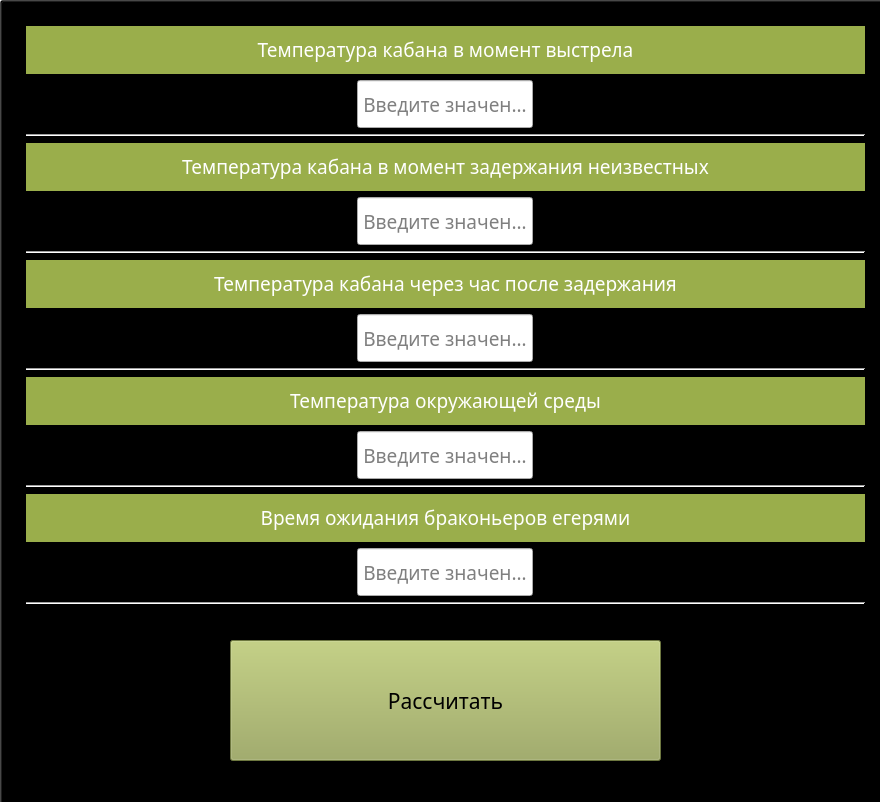
<?xml version="1.0" encoding="UTF-8"?>
<ui version="4.0">
 <class>MainWindow</class>
 <widget class="QMainWindow" name="MainWindow">
  <property name="geometry">
   <rect>
    <x>0</x>
    <y>0</y>
    <width>880</width>
    <height>802</height>
   </rect>
  </property>
  <property name="windowTitle">
   <string>MainWindow</string>
  </property>
  <property name="autoFillBackground">
   <bool>false</bool>
  </property>
  <property name="styleSheet">
   <string notr="true">#centralwidget {
    background-image: url(:/лес-1.jpg) no-repeat;
}
</string>
  </property>
  <widget class="QWidget" name="centralwidget">
   <widget class="QPushButton" name="dark_background_button">
    <property name="geometry">
     <rect>
      <x>0</x>
      <y>0</y>
      <width>941</width>
      <height>951</height>
     </rect>
    </property>
    <property name="styleSheet">
     <string notr="true">background-color: rgba(0, 0, 0, 100);</string>
    </property>
    <property name="text">
     <string>PushButton</string>
    </property>
   </widget>
   <widget class="QWidget" name="verticalLayoutWidget_2">
    <property name="geometry">
     <rect>
      <x>230</x>
      <y>640</y>
      <width>431</width>
      <height>121</height>
     </rect>
    </property>
    <layout class="QVBoxLayout" name="verticalLayout_6">
     <item>
      <widget class="QPushButton" name="button_get_answer">
       <property name="sizePolicy">
        <sizepolicy hsizetype="Minimum" vsizetype="Minimum">
         <horstretch>0</horstretch>
         <verstretch>0</verstretch>
        </sizepolicy>
       </property>
       <property name="font">
        <font>
         <family>Comfortaa</family>
         <pointsize>16</pointsize>
         <weight>50</weight>
         <italic>false</italic>
         <bold>false</bold>
        </font>
       </property>
       <property name="styleSheet">
        <string notr="true">font: 16pt &quot;Comfortaa&quot;;
background-color: rgb(153, 167, 88);</string>
       </property>
       <property name="text">
        <string>Рассчитать</string>
       </property>
      </widget>
     </item>
    </layout>
   </widget>
   <widget class="QWidget" name="verticalLayoutWidget">
    <property name="geometry">
     <rect>
      <x>10</x>
      <y>10</y>
      <width>871</width>
      <height>611</height>
     </rect>
    </property>
    <layout class="QVBoxLayout" name="verticalLayout_5">
     <property name="leftMargin">
      <number>16</number>
     </property>
     <property name="topMargin">
      <number>16</number>
     </property>
     <property name="rightMargin">
      <number>16</number>
     </property>
     <property name="bottomMargin">
      <number>16</number>
     </property>
     <item>
      <widget class="QLabel" name="temperature0_label">
       <property name="font">
        <font>
         <family>Comfortaa</family>
         <pointsize>14</pointsize>
         <weight>50</weight>
         <italic>false</italic>
         <bold>false</bold>
        </font>
       </property>
       <property name="styleSheet">
        <string notr="true">background-color: rgb(154, 174, 75);
font: 14pt &quot;Comfortaa&quot;;</string>
       </property>
       <property name="text">
        <string>&lt;html&gt;&lt;head/&gt;&lt;body&gt;&lt;p&gt;&lt;span style=&quot; color:#ffffff;&quot;&gt;Температура кабана в момент выстрела&lt;/span&gt;&lt;/p&gt;&lt;/body&gt;&lt;/html&gt;</string>
       </property>
       <property name="alignment">
        <set>Qt::AlignCenter</set>
       </property>
      </widget>
     </item>
     <item alignment="Qt::AlignHCenter">
      <widget class="QLineEdit" name="temperature0_lineEdit">
       <property name="sizePolicy">
        <sizepolicy hsizetype="Minimum" vsizetype="Minimum">
         <horstretch>0</horstretch>
         <verstretch>0</verstretch>
        </sizepolicy>
       </property>
       <property name="maximumSize">
        <size>
         <width>300</width>
         <height>300</height>
        </size>
       </property>
       <property name="font">
        <font>
         <family>Comfortaa</family>
         <pointsize>14</pointsize>
         <weight>50</weight>
         <italic>false</italic>
         <bold>false</bold>
        </font>
       </property>
       <property name="layoutDirection">
        <enum>Qt::LeftToRight</enum>
       </property>
       <property name="autoFillBackground">
        <bool>false</bool>
       </property>
       <property name="styleSheet">
        <string notr="true">font: 14pt &quot;Comfortaa&quot;;</string>
       </property>
       <property name="text">
        <string/>
       </property>
       <property name="alignment">
        <set>Qt::AlignCenter</set>
       </property>
       <property name="placeholderText">
        <string>Введите значение...</string>
       </property>
      </widget>
     </item>
     <item>
      <widget class="Line" name="line">
       <property name="focusPolicy">
        <enum>Qt::NoFocus</enum>
       </property>
       <property name="orientation">
        <enum>Qt::Horizontal</enum>
       </property>
      </widget>
     </item>
     <item>
      <widget class="QLabel" name="temperature1_label">
       <property name="font">
        <font>
         <family>Comfortaa</family>
         <pointsize>14</pointsize>
         <weight>50</weight>
         <italic>false</italic>
         <bold>false</bold>
        </font>
       </property>
       <property name="styleSheet">
        <string notr="true">background-color: rgb(154, 174, 75);
font: 14pt &quot;Comfortaa&quot;;</string>
       </property>
       <property name="text">
        <string>&lt;html&gt;&lt;head/&gt;&lt;body&gt;&lt;p&gt;&lt;span style=&quot; color:#ffffff;&quot;&gt;Температура кабана в момент задержания неизвестных&lt;/span&gt;&lt;/p&gt;&lt;/body&gt;&lt;/html&gt;</string>
       </property>
       <property name="alignment">
        <set>Qt::AlignCenter</set>
       </property>
      </widget>
     </item>
     <item alignment="Qt::AlignHCenter">
      <widget class="QLineEdit" name="temperature1_lineEdit">
       <property name="sizePolicy">
        <sizepolicy hsizetype="Minimum" vsizetype="Minimum">
         <horstretch>0</horstretch>
         <verstretch>0</verstretch>
        </sizepolicy>
       </property>
       <property name="font">
        <font>
         <family>Comfortaa</family>
         <pointsize>14</pointsize>
         <weight>50</weight>
         <italic>false</italic>
         <bold>false</bold>
        </font>
       </property>
       <property name="styleSheet">
        <string notr="true">font: 14pt &quot;Comfortaa&quot;;</string>
       </property>
       <property name="alignment">
        <set>Qt::AlignCenter</set>
       </property>
       <property name="placeholderText">
        <string>Введите значение...</string>
       </property>
      </widget>
     </item>
     <item>
      <widget class="Line" name="line_2">
       <property name="orientation">
        <enum>Qt::Horizontal</enum>
       </property>
      </widget>
     </item>
     <item>
      <widget class="QLabel" name="temperature2_label">
       <property name="font">
        <font>
         <family>Comfortaa</family>
         <pointsize>14</pointsize>
         <weight>50</weight>
         <italic>false</italic>
         <bold>false</bold>
        </font>
       </property>
       <property name="styleSheet">
        <string notr="true">background-color: rgb(154, 174, 75);
font: 14pt &quot;Comfortaa&quot;;</string>
       </property>
       <property name="text">
        <string>&lt;html&gt;&lt;head/&gt;&lt;body&gt;&lt;p&gt;&lt;span style=&quot; color:#ffffff;&quot;&gt;Температура кабана через час после задержания&lt;/span&gt;&lt;/p&gt;&lt;/body&gt;&lt;/html&gt;</string>
       </property>
       <property name="alignment">
        <set>Qt::AlignCenter</set>
       </property>
      </widget>
     </item>
     <item alignment="Qt::AlignHCenter">
      <widget class="QLineEdit" name="temperature2_lineEdit">
       <property name="sizePolicy">
        <sizepolicy hsizetype="Minimum" vsizetype="Minimum">
         <horstretch>0</horstretch>
         <verstretch>0</verstretch>
        </sizepolicy>
       </property>
       <property name="font">
        <font>
         <family>Comfortaa</family>
         <pointsize>14</pointsize>
         <weight>50</weight>
         <italic>false</italic>
         <bold>false</bold>
        </font>
       </property>
       <property name="styleSheet">
        <string notr="true">font: 14pt &quot;Comfortaa&quot;;</string>
       </property>
       <property name="alignment">
        <set>Qt::AlignCenter</set>
       </property>
       <property name="placeholderText">
        <string>Введите значение...</string>
       </property>
      </widget>
     </item>
     <item>
      <widget class="Line" name="line_3">
       <property name="orientation">
        <enum>Qt::Horizontal</enum>
       </property>
      </widget>
     </item>
     <item>
      <widget class="QLabel" name="a_label">
       <property name="font">
        <font>
         <family>Comfortaa</family>
         <pointsize>14</pointsize>
         <weight>50</weight>
         <italic>false</italic>
         <bold>false</bold>
        </font>
       </property>
       <property name="styleSheet">
        <string notr="true">background-color: rgb(154, 174, 75);
font: 14pt &quot;Comfortaa&quot;;</string>
       </property>
       <property name="text">
        <string>&lt;html&gt;&lt;head/&gt;&lt;body&gt;&lt;p&gt;&lt;span style=&quot; color:#ffffff;&quot;&gt;Температура окружающей среды&lt;/span&gt;&lt;/p&gt;&lt;/body&gt;&lt;/html&gt;</string>
       </property>
       <property name="alignment">
        <set>Qt::AlignCenter</set>
       </property>
      </widget>
     </item>
     <item alignment="Qt::AlignHCenter">
      <widget class="QLineEdit" name="a_lineEdit">
       <property name="sizePolicy">
        <sizepolicy hsizetype="Minimum" vsizetype="Minimum">
         <horstretch>0</horstretch>
         <verstretch>0</verstretch>
        </sizepolicy>
       </property>
       <property name="font">
        <font>
         <family>Comfortaa</family>
         <pointsize>14</pointsize>
         <weight>50</weight>
         <italic>false</italic>
         <bold>false</bold>
        </font>
       </property>
       <property name="styleSheet">
        <string notr="true">font: 14pt &quot;Comfortaa&quot;;</string>
       </property>
       <property name="alignment">
        <set>Qt::AlignCenter</set>
       </property>
       <property name="placeholderText">
        <string>Введите значение...</string>
       </property>
      </widget>
     </item>
     <item>
      <widget class="Line" name="line_4">
       <property name="orientation">
        <enum>Qt::Horizontal</enum>
       </property>
      </widget>
     </item>
     <item>
      <widget class="QLabel" name="wt_label">
       <property name="font">
        <font>
         <family>Comfortaa</family>
         <pointsize>14</pointsize>
         <weight>50</weight>
         <italic>false</italic>
         <bold>false</bold>
        </font>
       </property>
       <property name="styleSheet">
        <string notr="true">background-color: rgb(154, 174, 75);
font: 14pt &quot;Comfortaa&quot;;</string>
       </property>
       <property name="text">
        <string>&lt;html&gt;&lt;head/&gt;&lt;body&gt;&lt;p&gt;&lt;span style=&quot; color:#ffffff;&quot;&gt;Время ожидания браконьеров егерями&lt;/span&gt;&lt;/p&gt;&lt;/body&gt;&lt;/html&gt;</string>
       </property>
       <property name="alignment">
        <set>Qt::AlignCenter</set>
       </property>
      </widget>
     </item>
     <item alignment="Qt::AlignHCenter">
      <widget class="QLineEdit" name="wt_lineEdit">
       <property name="sizePolicy">
        <sizepolicy hsizetype="Minimum" vsizetype="Minimum">
         <horstretch>0</horstretch>
         <verstretch>0</verstretch>
        </sizepolicy>
       </property>
       <property name="font">
        <font>
         <family>Comfortaa</family>
         <pointsize>14</pointsize>
         <weight>50</weight>
         <italic>false</italic>
         <bold>false</bold>
        </font>
       </property>
       <property name="styleSheet">
        <string notr="true">font: 14pt &quot;Comfortaa&quot;;</string>
       </property>
       <property name="alignment">
        <set>Qt::AlignCenter</set>
       </property>
       <property name="placeholderText">
        <string>Введите значение...</string>
       </property>
      </widget>
     </item>
     <item>
      <widget class="Line" name="line_5">
       <property name="orientation">
        <enum>Qt::Horizontal</enum>
       </property>
      </widget>
     </item>
    </layout>
   </widget>
  </widget>
 </widget>
 <resources>
  <include location="../resources/resources.qrc"/>
 </resources>
 <connections/>
</ui>
